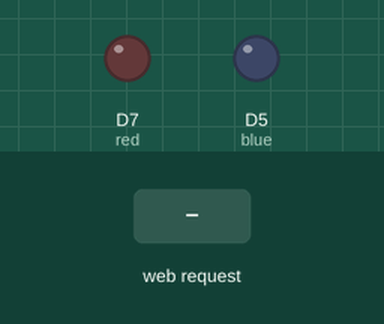
Bench run of a sketch on a simulated ESP8266 (NodeMCU). Parts: output pins drawn as LEDs (lit = HIGH). The inputs (shaded band) are chosen by the test bench. WiFi joins after 1.5 s; servers stay silent unless stated; what the sketch prints to the serial monitor is not drawn.

Above: at 3.7 s.
3.8 s: HTTP request GET /blue received
At 4.6 s:
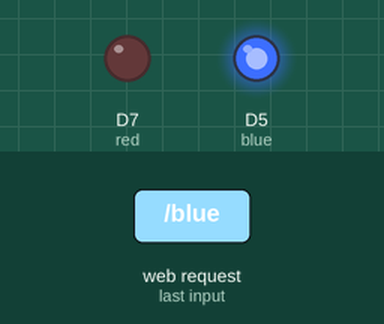
5.3 s: HTTP request GET /red received
At 5.8 s:
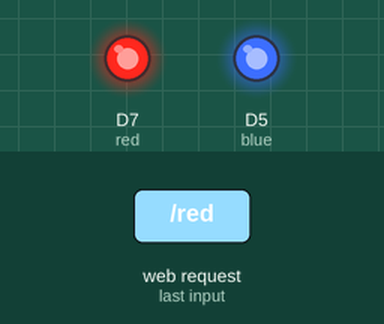
6.8 s: HTTP request GET /blue?state=0 received
At 8.0 s:
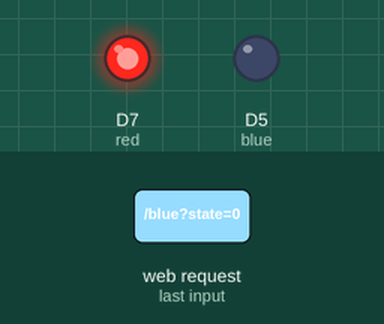
8.3 s: HTTP request GET /blue?state=1 received
At 9.2 s:
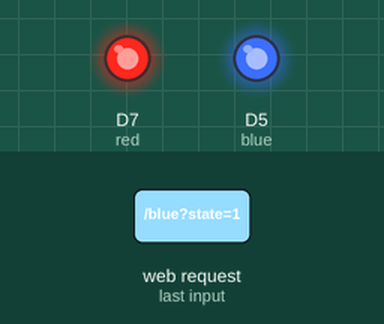
Timing chart, 0 to 10.8 s (numbered marks = the images above; inputs shaded):
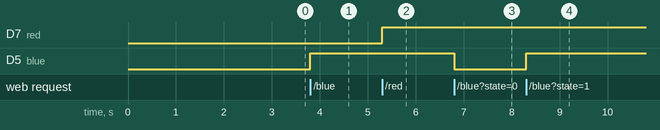

The sketch:

hosting_web_page.ino
```cpp
#include <ESP8266WiFi.h>
#include <WiFiClient.h>
#include <ESP8266WebServer.h>
#include <ArduinoJson.h>
const char *ssid = "YOUR_SSID";
const char *pass = "YOUR_PASS";

#define blue D5
#define red D7

void handleRoot();
void set_connect();
void set_server();
void blue_f();
void red_f();

String act_state;
ESP8266WebServer server(80);
String state;
float temp = 435;


void sensor_data()

{

 temp/=4.35;

 String sensor_value = String(temp);

 server.send(200, "text/plane", sensor_value);

}


const char index_html[] PROGMEM = R"rawliteral(

  <!DOCTYPE html>
<html>
  <head>
    <meta charset="UTF-8" />
    <meta http-equiv="X-UA-Compatible" content="IE=edge" />
    <meta name="viewport" content="width=device-width, initial-scale=1.0" />
    <style>
      body {
        background-color: #DAD4B5;
        color: #F2E8C6;
        margin: 0px;
        width: 99%;
      }

      .nav {
        background-color: #952323;
        display: absolute;
        margin: 0px !important;
        padding: 10px 5px;
        width: 100%;
        height: 40px;
      }

      .nav-list {
        margin: 0px !important;
        padding: 10px 10px;
        font-size: 20px;
      }

      ul {
        list-style: none;
        display: flex;
        justify-content: space-between;
      }

      .container {
        display: flex;
        align-items: center;
        justify-content: center;
        height: auto;
        margin: 0px 0px;
      }
      .grid-2{
        display: grid;
        width: 100%;
        height: 100vh;
        grid-template-columns: 1fr 1fr;
      }
      .grid-1 {
        display: grid;
        grid-template-columns: 1fr 1fr;
        width: 98%;
        row-gap: 10px;
        column-gap: 10px;
        order: 1;
      }
      button{
        margin: 0px;
        font-family: 'Times New Roman', Times, serif;
        font-size: 18px;
        padding: 0px;
      }
      .grid-1 button{
        text-decoration: none;
        color: #F2E8C6;
        text-align: center;
        width: 90%;
        padding: 15px 5px;
        background-color: #A73121;
        border: none;
        margin: 5px 15px;
        border-radius: 5%;
      }
      .distance{
        display: grid;
        height: 100vh;
        grid-template-columns: 1fr 1fr;
        grid-template-rows: 3fr 1fr 1fr;
        color: #F2E8C6 !important;
      }
      .dist {
        grid-column: span 2;
        justify-content: center;
        display: flex;
        font-size: 45px;
        color: #2a2206a1 !important;
      }
      .values{
        color: #2a2206a1 !important;
        font-size: 20px;
        text-align: center;
      }
      @media (max-width:800px) {
        .grid-2 {
          display: grid;
          grid-column: 1fr;
          grid-template-rows: 1fr 1fr;
          width: 98%;
          row-gap: 10px;
          column-gap: 10px;
          order: 1;
        }
        .distance{
        display: grid;
        height: auto;
        grid-template-columns: 1fr 1fr;
        grid-template-rows: 3fr 1fr 1fr;
        color: #F2E8C6 !important;
      }
         .grid-2{
        display: grid;
        width: 100%;
        grid-template-columns: 1fr 1fr;
      }
        .container {
          display: flex;
          align-items: center;
          justify-content: center;
          height: auto;
          flex-direction: column;
          margin: 0px 0px;
        }
.values {
    font-size: 20px;
    text-align: center;
    margin: 0px 26px;
}
.nav-list {
        margin: 0px !important;
        padding: 10px 10px;
        font-size: 20px;
      }
      }
      @media (max-width:600px) {
        .nav-list {
        margin: 0px !important;
        padding: 10px 10px;
        font-size: 15px;
      }
      }
    </style>
    <title>automation</title>
  </head>

  <body>
    <div class="nav">
      <ul class="nav-list">
        <li class="nav-items1">TECHNO-VIT</li>
        <li class="nav-items">product ID : http://techno-vit.localhost/</li>
      </ul>
    </div>
    <div class="container grid-2">
      <div class="grid-1 controles">
          <button onclick="send_b(1)"  >BLUE ON</button>
        <button onclick="send_b(0)"  > BLUE OFF  </button>
          <button onclick="send_r(1)"> RED ON</button>
        <button onclick="send_r(0)"> RED OFF  </button>
        <button onclick="send_a(1)"> ALL ON</button>
        <button onclick="send_a(0)"> ALL OFF</button>
      </div>
      <div class="distance">
        <div class="dist">
          <h1 id="dist1">32<sup style="font-size: 30px;">  cm </sup></h1>
        </div>
        <div id="blue-status" class="values">
          Blue  Status : <div id="ac-0">ON</div>
        </div>
        <div id="red-status" class="values">
          Red   Status : <div id="ac-1">ON</div>

        </div>
        <div id="purple-status" class="values">
          Purple   Status : <div id="ac-2">ON</div>

        </div>
        <div id="volume-status" class="values">
          Volume   Status : <div id="ac-3">ON</div>

        </div>
      </div>
      </div>
    </div>


    <script>
      function send_r(stat) {
        var xhttp = new XMLHttpRequest();
        xhttp.onreadystatechange = function () {
          if (this.readyState == 4 && this.status == 200) {

            console.log(this.response);
            document.getElementById("red-status").innerHTML = this.responseText;
          }
        };
        xhttp.open("GET", "red?state=" + stat, true);
        xhttp.send();
      }
      function send_b(stat) {
        var xhttp = new XMLHttpRequest();
        xhttp.onreadystatechange = function () {
          if (this.readyState == 4 && this.status == 200  && this.responseType != "document") {
            document.getElementById("blue-status").innerHTML = this.responseText;
          }
        };
        xhttp.open("GET", "blue?state=" + stat, true);
        xhttp.send();
      }
      function send_a(stat) {
        var xhttp = new XMLHttpRequest();
        xhttp.onreadystatechange = function () {
          if (this.readyState == 4 && this.status == 200) {
            console.log(this.response);
            document.getElementById("ac-0").innerHTML = this.responseText;
            document.getElementById("ac-1").innerHTML = this.responseText;
            document.getElementById("ac-2").innerHTML = this.responseText;
            document.getElementById("ac-3").innerHTML = this.responseText;
          }
        };
        xhttp.open("GET", "all?state=" + stat, true);
        xhttp.send();
      }
      setInterval(function () {
        getData();
      }, 6000);
      function getData() {
        var xhttp = new XMLHttpRequest();
        xhttp.onreadystatechange = function () {
          if (this.readyState == 4 && this.status == 200) {
            document.getElementById("dist1").innerHTML = this.responseText+'<sup style="font-size: 30px;">  cm </sup>';
          }
        };
        xhttp.open("GET", "dist", true);
        xhttp.send();
      }
    </script>
  </body>
  </html>

)rawliteral";

void setup() {
  // put your setup code here, to run once:
    pinMode(blue, OUTPUT);
    pinMode(red, OUTPUT);
    digitalWrite(blue, LOW);
    digitalWrite(red, LOW);
    Serial.begin(115200);
    delay(1000);
    WiFi.mode(WIFI_STA);
    Serial.println("\n\n\nserial monitor is now online !!\n\n\n");
    // Connect to WiFi network
    set_connect();
    // Start the server
    set_server();
}

void loop() {
  // put your main code here, to run repeatedly:
    server.handleClient();
}

void set_connect()
{

    Serial.print("Connecting to :");
    Serial.println(ssid);

    // Start the WiFi connection process
    WiFi.begin(ssid, pass);

      // Wait until the WiFi connection is established
    while (WiFi.status() != WL_CONNECTED) {
      delay(500); // Wait for 500ms before checking again
      Serial.print("."); // Print a dot to indicate the connection process
    }

    Serial.println("");
    Serial.print("\n\nConnected to the given Wifi:");
    Serial.println(WiFi.SSID());
    Serial.print("\nIPadress (Connect with this IP):");
    Serial.println(WiFi.localIP());
}

void set_server()
{
    server.on("/", handleRoot);

    server.on("/blue", blue_f);

    server.on("/red", red_f);

    server.on("/all", all_f);

    server.on("/dist", sensor_data);

    server.begin();

    Serial.println("\n\n\nserver started!!\n\n\n");
}

void handleRoot()
{ // When URI / is requested, send a web page with a buttonto toggle the LED
    server.send(200, "text/html", index_html);
}

void all_f()
{

        act_state = server.arg("state");
        if (act_state == "0")
        {
            Serial.println("all off called");
            digitalWrite(blue, LOW);
            digitalWrite(red, LOW);
            state = "OFF";
        }
        else
        {
            Serial.println("all on called");
            digitalWrite(blue, HIGH);
            digitalWrite(red, HIGH);
            state = "ON";
        }
        server.send(200, "text/plane", state);

}

void blue_f()
{

        act_state = server.arg("state");
        if (act_state == "0")
        {
            Serial.println("blue off called");
            digitalWrite(blue, LOW);
            state = "Blue Status : OFF";
        }
        else
        {
            Serial.println("blue on called");
            digitalWrite(blue, HIGH);
            state = "Blue Status : ON";
        }
        server.send(200, "text/plane", state);

}

void red_f()
{

        act_state = server.arg("state");
        if (act_state == "0")
        {
            Serial.println("red off called");
            digitalWrite(red, LOW);
            state = "Red Status : OFF";
        }
        else
        {
            Serial.println("red on called");
            digitalWrite(red, HIGH);
            state = "Red Status : ON";
        }
        server.send(200, "text/plane", state);

}
```

Measured:
- after the input at 3.8 s, D5 (blue): LOW → HIGH at once
- after the input at 5.3 s, D7 (red): LOW → HIGH at once
- after the input at 6.8 s, D5 (blue): HIGH → LOW at once
- after the input at 8.3 s, D5 (blue): LOW → HIGH at once
